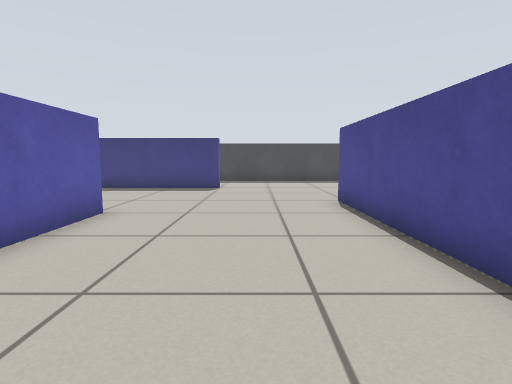
view 1 (above)

23 first-person views from a walk through a world built for the Gazebo simulator. The camera is 0.57 m above the floor, tilts 6° down and sees 80° across. The floor is counted in squares, 0.5 m on a side. Each view is taken from the middle of a square. On the plan, view 1 faces up. The plan holds only what a view shows up to about 13 squares ahead; the rest is blank.

view 2
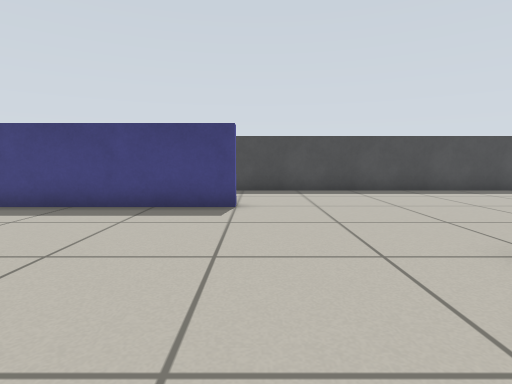

view 3
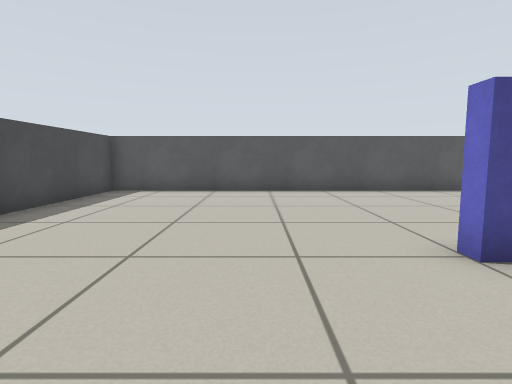

view 4
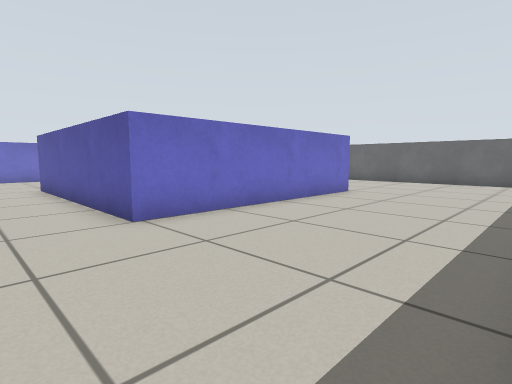

view 5
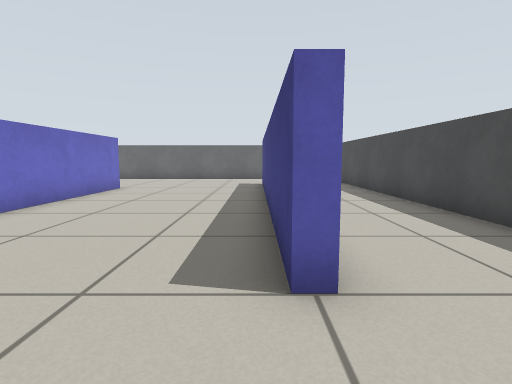

view 6
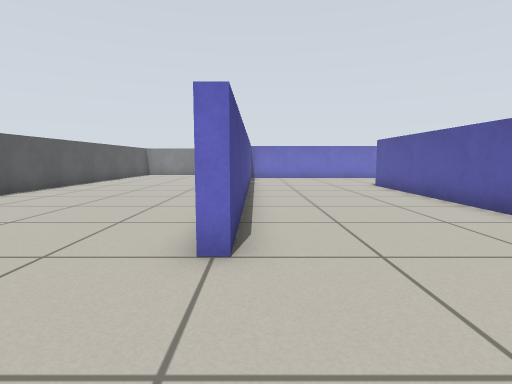

view 7
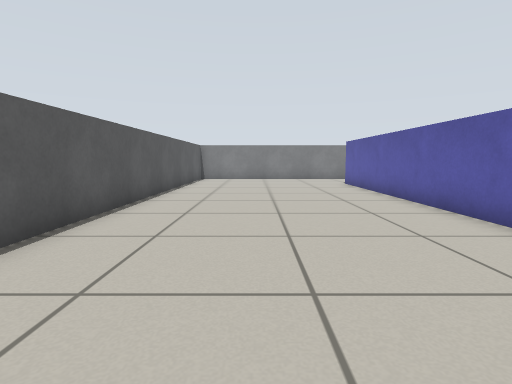

view 8
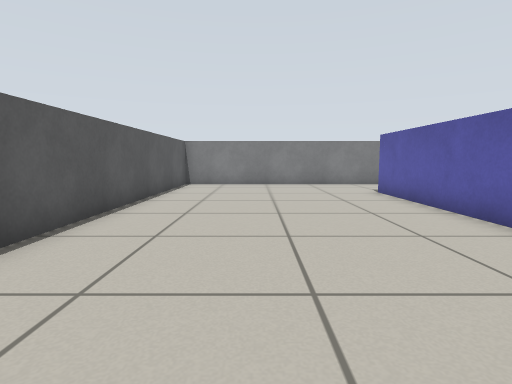

view 9
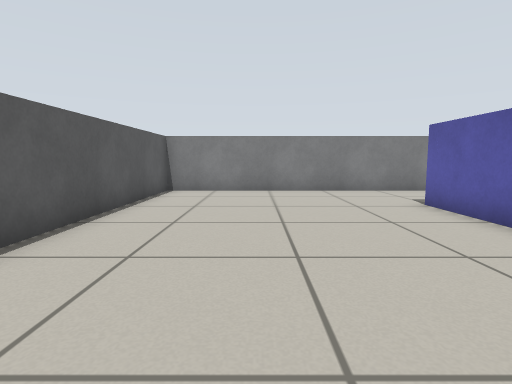

view 10
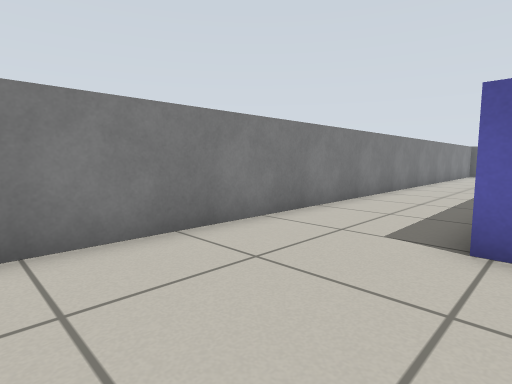

view 11
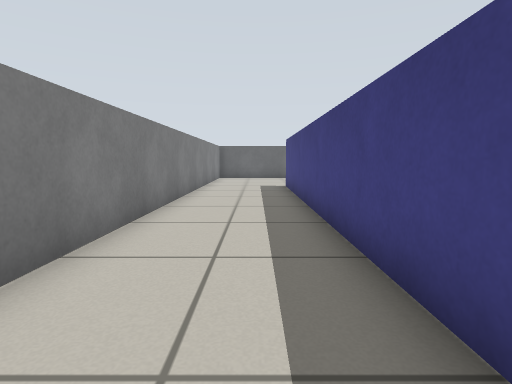

view 12
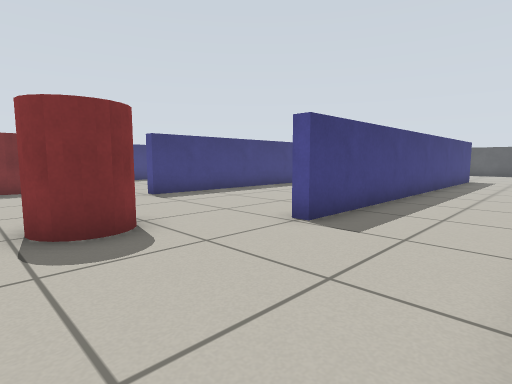

view 13
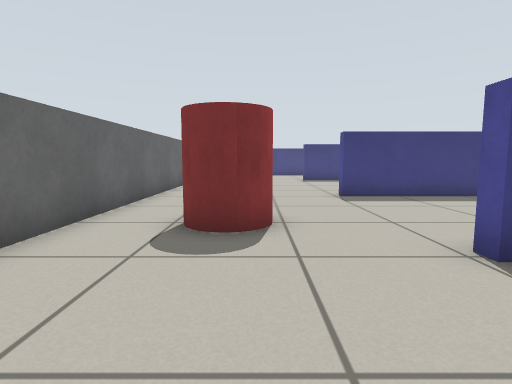

view 14
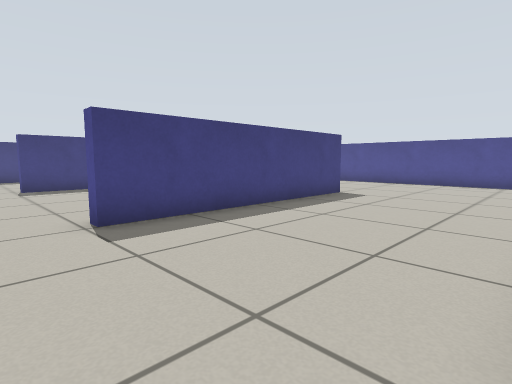

view 15
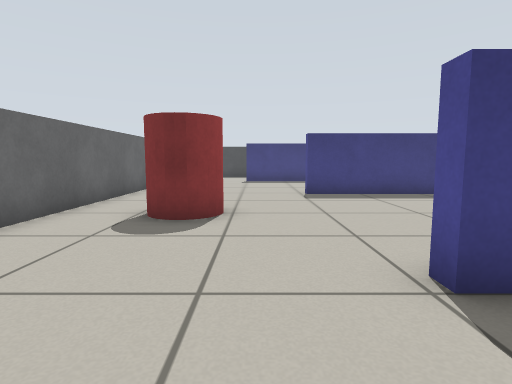

view 16
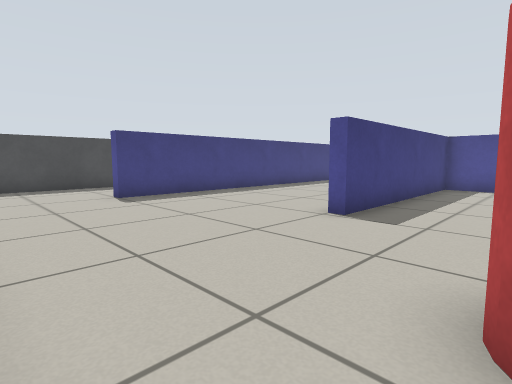

view 17
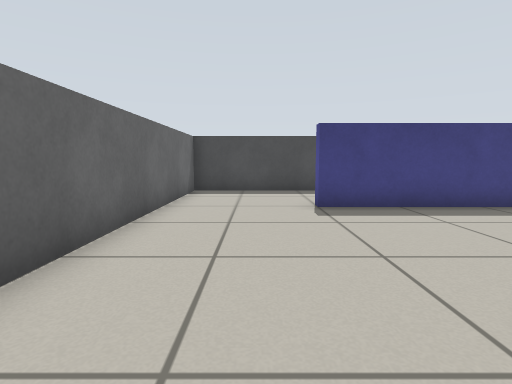

view 18
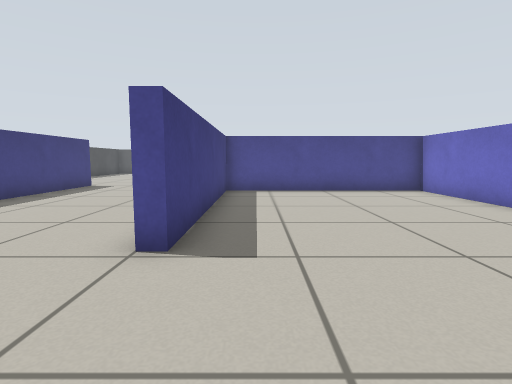

view 19
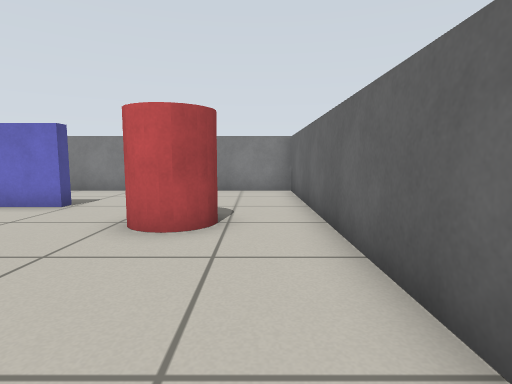

view 20
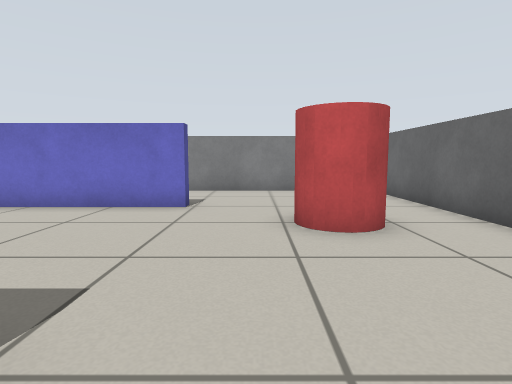

view 21
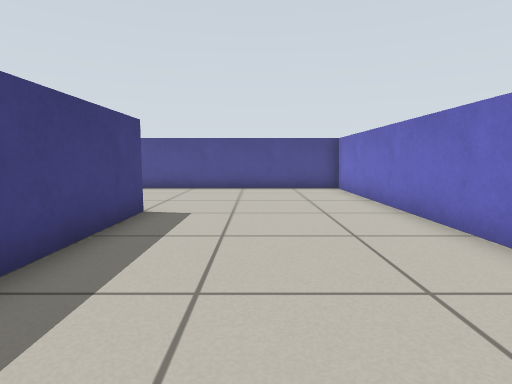

view 22
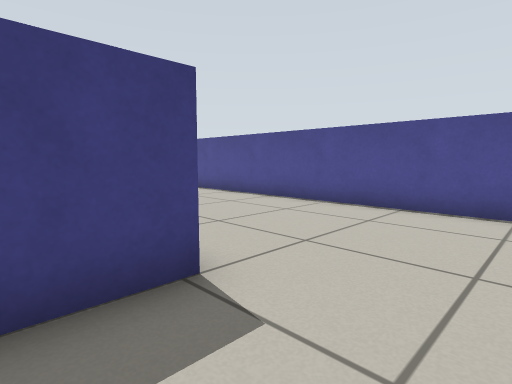

view 23
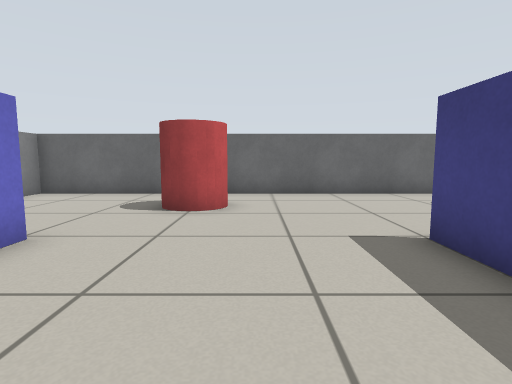

### Floor plan
Points are (right, up) in squares from view 1. A wall is a line through its corners. A room is listed if a view was taken in it or the views show most of it. See-through windows are left out.
Room 1 (views 1, 2, 3, 4, 5, 6, 7, 8, 9, 10, 11, 12, 13, 14, 15, 16, 17, 18, 19, 20, 21, 22, 23)
walls: (2.7, 2) (2.7, -7.8); (-7.9, -1.1) (-3.7, -1.1) (-3.7, 6.1) (-11.3, 6.1) (-11.3, 6.5) (-3.3, 6.5) (-3.3, -1.5) (-11.3, -1.5) (-11.3, -1); (-1.5, 12.8) (-1.5, 12.3) (-13.5, 12.3) (-13.5, 12.8); (0.6, -7.7) (-11.3, -7.7) (-11.3, -7.3) (2.3, -7.3) (2.3, 8.5) (2.8, 8.5); (-4, 16.3) (-17.3, 16.3) (-17.3, -11.3) (10.3, -11.3) (10.3, 16.3) (-1.8, 16.3)
objects: red cylinder (-15, -6) to (-14, -5); red cylinder (-15, 2) to (-14, 3)

Positions as (right, up) in squares from view 1, and headings:
1: (0, 0), facing up
2: (-1, 5), facing up
3: (-1, 11), facing right
4: (-1, 12), facing down-left
5: (1, 12), facing left
6: (2, 12), facing down
7: (7, 7), facing down
8: (7, 3), facing down
9: (7, 0), facing down
10: (7, -7), facing down-left
11: (2, -9), facing left
12: (-16, -11), facing up-right
13: (-14, -11), facing up
14: (-13, -7), facing up-right
15: (-13, -4), facing up
16: (-17, 3), facing up-right
17: (-15, 5), facing up
18: (-15, 5), facing right
19: (-16, 0), facing down
20: (-13, 0), facing down
21: (-10, -4), facing right
22: (-5, -4), facing up-right
23: (-7, -4), facing left
